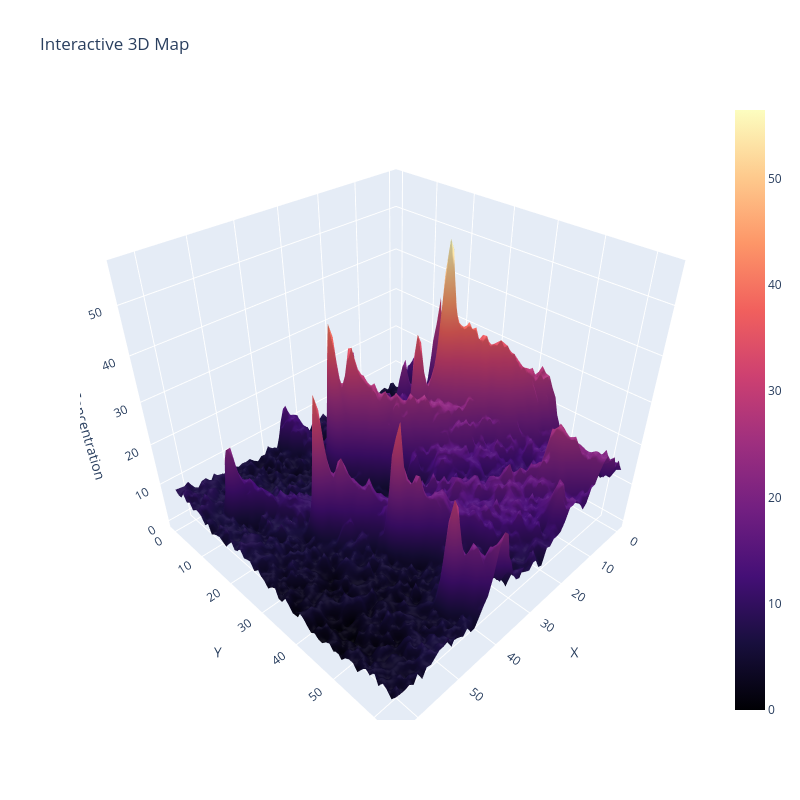
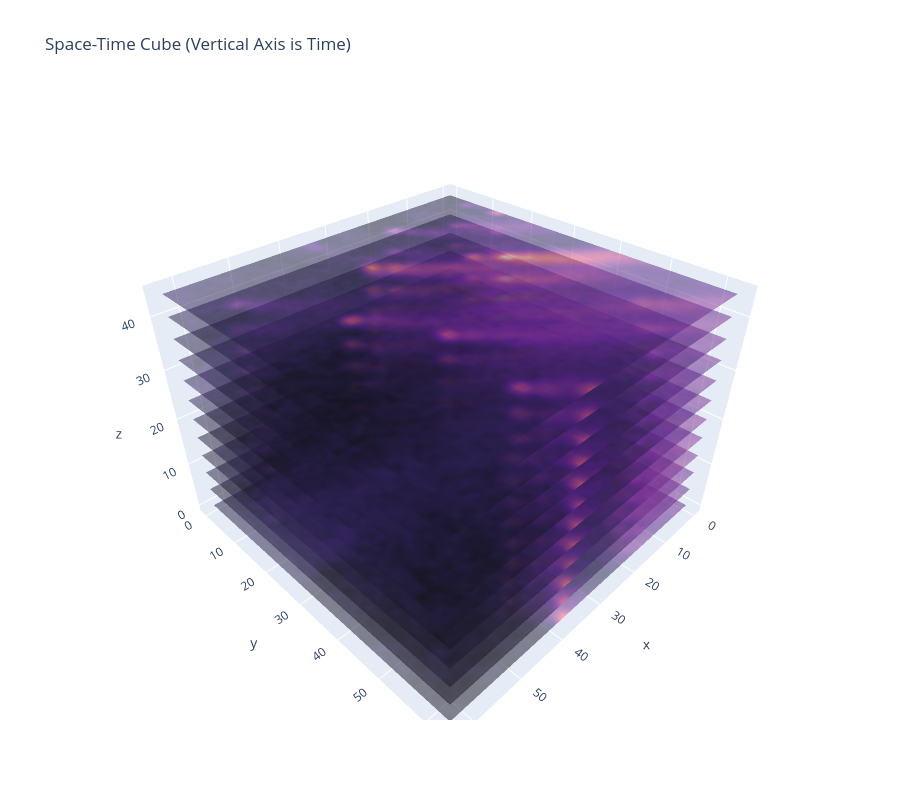

Notebook source saved alongside these figures, in order:
### Markdown cell above
# Generated scenario visualizer logic

### Code cell
from src.pollution_visualizer.engine import DataVisualizer
from src.pollution_visualizer.config import VisConfig

# =================================================================
# 1. VISUAL STYLE FINE-TUNING (VisConfig)
# =================================================================
# Initialize stylistic parameters for high-fidelity reporting
custom_vis_config = VisConfig(
    cmap_main="magma",       # Primary heatmap colormap (options: inferno, viridis, plasma, magma)
    cmap_div="RdBu_r",       # Divergent colormap for residuals and correlations (red/blue)
    sensor_color="#00ffff",  # Cyan marker color for sensor locations
    dpi=120,                 # Resolution for exported graphics
    figsize_std=(12, 6),     # Standard plot aspect ratio
    figsize_square=(8, 8),   # Aspect ratio for spatial heatmaps
    figsize_wide=(18, 5),    # Aspect ratio for long time-series
    title_fontsize=14        # Font size for plot headers
)

# Instantiate the visualization engine
viz = DataVisualizer(custom_vis_config)

# Define dataset path
DATASET_FILE = "data/universal_master_train.h5"

# =================================================================
# 2. BATCH ANALYSIS DISPATCH (analyze method)
# =================================================================

# Comprehensive list of available visualization keys
all_possible_plots = [
    # --- Spatial Metrics ---
    'spatial',        # 2D Heatmap + sensor overlay + wind vector
    'voronoi',        # Sensor coverage zones (Voronoi tessellation)
    'interp',         # Map reconstructed via mathematical interpolation
    'dose',           # Cumulative exposure map (Integral over time)
    'residuals',      # Error map (Ground Truth minus Interpolation)
    
    # --- Temporal Metrics ---
    'trends',         # Global Mean/Min/Max temporal trends
    'ridge',          # Ridge plot (Hourly concentration distribution cascade)
    'diurnal',        # Diurnal pattern analysis (00:00 - 23:00 aggregation)
    'lag',            # Signal delay analysis between sensor nodes
    
    # --- Statistical Metrics ---
    'corr',           # Inter-sensor correlation matrix
    'errors',         # Measurement error distribution (Noise + Drift)
    'wind_rose',      # Concentration dependency on wind direction
    
    # --- 3D & Interactive Modules ---
    '3d',             # Static Matplotlib 3D surface
    'interactive_3d', # Rotatable Plotly 3D map
    'st_cube'         # Space-Time Cube (Vertical Z-axis mapped to Time)
]

print("Starting comprehensive dataset analysis...")

# Execute multi-faceted diagnostic reporting
viz.analyze(
    file_path=DATASET_FILE, 
    scenario_idx=0,           # Target scenario index (0 to NUM_SCENARIOS-1)
    layout_idx=0,             # Sensor topology index (0 to NUM_LAYOUTS-1)
    plots=all_possible_plots,  # Dispatch all visualization modules
    time_range=(0, 72)        # Temporal limit (start_hour, end_hour). None = full range.
)

# =================================================================
# 3. ANIMATION RENDERER (animate method)
# =================================================================

print("\nGenerating GIF animation of pollution dynamics...")

# Export temporal evolution to a GIF file
viz.animate(
    file_path=DATASET_FILE,
    scenario_idx=0,
    output_path="full_simulation_demo.gif",
    fps=12                    # Animation frames per second
)

print("Done! Check your working directory for 'full_simulation_demo.gif'")

### Figure 1 — Plotly figure (JSON) as saved in the notebook; plotly's stock layout.template omitted (floating-point values rounded to 4 significant figures; data arrays with more than 128 entries replaced by an {"elided": "..."} marker saying what was removed)
{"data": [{"colorscale": [[0, "#000004"], [0.1111, "#180f3d"], [0.2222, "#440f76"], [0.3333, "#721f81"], [0.4444, "#9e2f7f"], [0.5556, "#cd4071"], [0.6667, "#f1605d"], [0.7778, "#fd9668"], [0.8889, "#feca8d"], [1, "#fcfdbf"]], "type": "surface", "z": {"elided": "64x64 float values"}}], "layout": {"height": 800, "scene": {"xaxis": {"title": {"text": "X"}}, "yaxis": {"title": {"text": "Y"}}, "zaxis": {"title": {"text": "Concentration"}}}, "title": {"text": "Interactive 3D Map"}, "width": 800}}

### Figure 2 — Plotly figure (JSON) as saved in the notebook; plotly's stock layout.template omitted (floating-point values rounded to 4 significant figures; data arrays with more than 128 entries replaced by an {"elided": "..."} marker saying what was removed)
{"data": [{"colorscale": [[0, "#000004"], [0.1111, "#180f3d"], [0.2222, "#440f76"], [0.3333, "#721f81"], [0.4444, "#9e2f7f"], [0.5556, "#cd4071"], [0.6667, "#f1605d"], [0.7778, "#fd9668"], [0.8889, "#feca8d"], [1, "#fcfdbf"]], "opacity": 0.5, "showscale": false, "surfacecolor": {"elided": "64x64 float values"}, "type": "surface", "x": [0, 1, 2, 3, 4, 5, 6, 7, 8, 9, 10, 11, 12, 13, 14, 15, 16, 17, 18, 19, 20, 21, 22, 23, 24, 25, 26, 27, 28, 29, 30, 31, 32, 33, 34, 35, 36, 37, 38, 39, 40, 41, 42, 43, 44, 45, 46, 47, 48, 49, 50, 51, 52, 53, 54, 55, 56, 57, 58, 59, 60, 61, 62, 63], "y": [0, 1, 2, 3, 4, 5, 6, 7, 8, 9, 10, 11, 12, 13, 14, 15, 16, 17, 18, 19, 20, 21, 22, 23, 24, 25, 26, 27, 28, 29, 30, 31, 32, 33, 34, 35, 36, 37, 38, 39, 40, 41, 42, 43, 44, 45, 46, 47, 48, 49, 50, 51, 52, 53, 54, 55, 56, 57, 58, 59, 60, 61, 62, 63], "z": {"elided": "64x64 int values"}}, {"colorscale": [[0, "#000004"], [0.1111, "#180f3d"], [0.2222, "#440f76"], [0.3333, "#721f81"], [0.4444, "#9e2f7f"], [0.5556, "#cd4071"], [0.6667, "#f1605d"], [0.7778, "#fd9668"], [0.8889, "#feca8d"], [1, "#fcfdbf"]], "opacity": 0.5, "showscale": false, "surfacecolor": {"elided": "64x64 float values"}, "type": "surface", "x": [0, 1, 2, 3, 4, 5, 6, 7, 8, 9, 10, 11, 12, 13, 14, 15, 16, 17, 18, 19, 20, 21, 22, 23, 24, 25, 26, 27, 28, 29, 30, 31, 32, 33, 34, 35, 36, 37, 38, 39, 40, 41, 42, 43, 44, 45, 46, 47, 48, 49, 50, 51, 52, 53, 54, 55, 56, 57, 58, 59, 60, 61, 62, 63], "y": [0, 1, 2, 3, 4, 5, 6, 7, 8, 9, 10, 11, 12, 13, 14, 15, 16, 17, 18, 19, 20, 21, 22, 23, 24, 25, 26, 27, 28, 29, 30, 31, 32, 33, 34, 35, 36, 37, 38, 39, 40, 41, 42, 43, 44, 45, 46, 47, 48, 49, 50, 51, 52, 53, 54, 55, 56, 57, 58, 59, 60, 61, 62, 63], "z": {"elided": "64x64 int values"}}, {"colorscale": [[0, "#000004"], [0.1111, "#180f3d"], [0.2222, "#440f76"], [0.3333, "#721f81"], [0.4444, "#9e2f7f"], [0.5556, "#cd4071"], [0.6667, "#f1605d"], [0.7778, "#fd9668"], [0.8889, "#feca8d"], [1, "#fcfdbf"]], "opacity": 0.5, "showscale": false, "surfacecolor": {"elided": "64x64 float values"}, "type": "surface", "x": [0, 1, 2, 3, 4, 5, 6, 7, 8, 9, 10, 11, 12, 13, 14, 15, 16, 17, 18, 19, 20, 21, 22, 23, 24, 25, 26, 27, 28, 29, 30, 31, 32, 33, 34, 35, 36, 37, 38, 39, 40, 41, 42, 43, 44, 45, 46, 47, 48, 49, 50, 51, 52, 53, 54, 55, 56, 57, 58, 59, 60, 61, 62, 63], "y": [0, 1, 2, 3, 4, 5, 6, 7, 8, 9, 10, 11, 12, 13, 14, 15, 16, 17, 18, 19, 20, 21, 22, 23, 24, 25, 26, 27, 28, 29, 30, 31, 32, 33, 34, 35, 36, 37, 38, 39, 40, 41, 42, 43, 44, 45, 46, 47, 48, 49, 50, 51, 52, 53, 54, 55, 56, 57, 58, 59, 60, 61, 62, 63], "z": {"elided": "64x64 int values"}}, {"colorscale": [[0, "#000004"], [0.1111, "#180f3d"], [0.2222, "#440f76"], [0.3333, "#721f81"], [0.4444, "#9e2f7f"], [0.5556, "#cd4071"], [0.6667, "#f1605d"], [0.7778, "#fd9668"], [0.8889, "#feca8d"], [1, "#fcfdbf"]], "opacity": 0.5, "showscale": false, "surfacecolor": {"elided": "64x64 float values"}, "type": "surface", "x": [0, 1, 2, 3, 4, 5, 6, 7, 8, 9, 10, 11, 12, 13, 14, 15, 16, 17, 18, 19, 20, 21, 22, 23, 24, 25, 26, 27, 28, 29, 30, 31, 32, 33, 34, 35, 36, 37, 38, 39, 40, 41, 42, 43, 44, 45, 46, 47, 48, 49, 50, 51, 52, 53, 54, 55, 56, 57, 58, 59, 60, 61, 62, 63], "y": [0, 1, 2, 3, 4, 5, 6, 7, 8, 9, 10, 11, 12, 13, 14, 15, 16, 17, 18, 19, 20, 21, 22, 23, 24, 25, 26, 27, 28, 29, 30, 31, 32, 33, 34, 35, 36, 37, 38, 39, 40, 41, 42, 43, 44, 45, 46, 47, 48, 49, 50, 51, 52, 53, 54, 55, 56, 57, 58, 59, 60, 61, 62, 63], "z": {"elided": "64x64 int values"}}, {"colorscale": [[0, "#000004"], [0.1111, "#180f3d"], [0.2222, "#440f76"], [0.3333, "#721f81"], [0.4444, "#9e2f7f"], [0.5556, "#cd4071"], [0.6667, "#f1605d"], [0.7778, "#fd9668"], [0.8889, "#feca8d"], [1, "#fcfdbf"]], "opacity": 0.5, "showscale": false, "surfacecolor": {"elided": "64x64 float values"}, "type": "surface", "x": [0, 1, 2, 3, 4, 5, 6, 7, 8, 9, 10, 11, 12, 13, 14, 15, 16, 17, 18, 19, 20, 21, 22, 23, 24, 25, 26, 27, 28, 29, 30, 31, 32, 33, 34, 35, 36, 37, 38, 39, 40, 41, 42, 43, 44, 45, 46, 47, 48, 49, 50, 51, 52, 53, 54, 55, 56, 57, 58, 59, 60, 61, 62, 63], "y": [0, 1, 2, 3, 4, 5, 6, 7, 8, 9, 10, 11, 12, 13, 14, 15, 16, 17, 18, 19, 20, 21, 22, 23, 24, 25, 26, 27, 28, 29, 30, 31, 32, 33, 34, 35, 36, 37, 38, 39, 40, 41, 42, 43, 44, 45, 46, 47, 48, 49, 50, 51, 52, 53, 54, 55, 56, 57, 58, 59, 60, 61, 62, 63], "z": {"elided": "64x64 int values"}}, {"colorscale": [[0, "#000004"], [0.1111, "#180f3d"], [0.2222, "#440f76"], [0.3333, "#721f81"], [0.4444, "#9e2f7f"], [0.5556, "#cd4071"], [0.6667, "#f1605d"], [0.7778, "#fd9668"], [0.8889, "#feca8d"], [1, "#fcfdbf"]], "opacity": 0.5, "showscale": false, "surfacecolor": {"elided": "64x64 float values"}, "type": "surface", "x": [0, 1, 2, 3, 4, 5, 6, 7, 8, 9, 10, 11, 12, 13, 14, 15, 16, 17, 18, 19, 20, 21, 22, 23, 24, 25, 26, 27, 28, 29, 30, 31, 32, 33, 34, 35, 36, 37, 38, 39, 40, 41, 42, 43, 44, 45, 46, 47, 48, 49, 50, 51, 52, 53, 54, 55, 56, 57, 58, 59, 60, 61, 62, 63], "y": [0, 1, 2, 3, 4, 5, 6, 7, 8, 9, 10, 11, 12, 13, 14, 15, 16, 17, 18, 19, 20, 21, 22, 23, 24, 25, 26, 27, 28, 29, 30, 31, 32, 33, 34, 35, 36, 37, 38, 39, 40, 41, 42, 43, 44, 45, 46, 47, 48, 49, 50, 51, 52, 53, 54, 55, 56, 57, 58, 59, 60, 61, 62, 63], "z": {"elided": "64x64 int values"}}, {"colorscale": [[0, "#000004"], [0.1111, "#180f3d"], [0.2222, "#440f76"], [0.3333, "#721f81"], [0.4444, "#9e2f7f"], [0.5556, "#cd4071"], [0.6667, "#f1605d"], [0.7778, "#fd9668"], [0.8889, "#feca8d"], [1, "#fcfdbf"]], "opacity": 0.5, "showscale": false, "surfacecolor": {"elided": "64x64 float values"}, "type": "surface", "x": [0, 1, 2, 3, 4, 5, 6, 7, 8, 9, 10, 11, 12, 13, 14, 15, 16, 17, 18, 19, 20, 21, 22, 23, 24, 25, 26, 27, 28, 29, 30, 31, 32, 33, 34, 35, 36, 37, 38, 39, 40, 41, 42, 43, 44, 45, 46, 47, 48, 49, 50, 51, 52, 53, 54, 55, 56, 57, 58, 59, 60, 61, 62, 63], "y": [0, 1, 2, 3, 4, 5, 6, 7, 8, 9, 10, 11, 12, 13, 14, 15, 16, 17, 18, 19, 20, 21, 22, 23, 24, 25, 26, 27, 28, 29, 30, 31, 32, 33, 34, 35, 36, 37, 38, 39, 40, 41, 42, 43, 44, 45, 46, 47, 48, 49, 50, 51, 52, 53, 54, 55, 56, 57, 58, 59, 60, 61, 62, 63], "z": {"elided": "64x64 int values"}}, {"colorscale": [[0, "#000004"], [0.1111, "#180f3d"], [0.2222, "#440f76"], [0.3333, "#721f81"], [0.4444, "#9e2f7f"], [0.5556, "#cd4071"], [0.6667, "#f1605d"], [0.7778, "#fd9668"], [0.8889, "#feca8d"], [1, "#fcfdbf"]], "opacity": 0.5, "showscale": false, "surfacecolor": {"elided": "64x64 float values"}, "type": "surface", "x": [0, 1, 2, 3, 4, 5, 6, 7, 8, 9, 10, 11, 12, 13, 14, 15, 16, 17, 18, 19, 20, 21, 22, 23, 24, 25, 26, 27, 28, 29, 30, 31, 32, 33, 34, 35, 36, 37, 38, 39, 40, 41, 42, 43, 44, 45, 46, 47, 48, 49, 50, 51, 52, 53, 54, 55, 56, 57, 58, 59, 60, 61, 62, 63], "y": [0, 1, 2, 3, 4, 5, 6, 7, 8, 9, 10, 11, 12, 13, 14, 15, 16, 17, 18, 19, 20, 21, 22, 23, 24, 25, 26, 27, 28, 29, 30, 31, 32, 33, 34, 35, 36, 37, 38, 39, 40, 41, 42, 43, 44, 45, 46, 47, 48, 49, 50, 51, 52, 53, 54, 55, 56, 57, 58, 59, 60, 61, 62, 63], "z": {"elided": "64x64 int values"}}, {"colorscale": [[0, "#000004"], [0.1111, "#180f3d"], [0.2222, "#440f76"], [0.3333, "#721f81"], [0.4444, "#9e2f7f"], [0.5556, "#cd4071"], [0.6667, "#f1605d"], [0.7778, "#fd9668"], [0.8889, "#feca8d"], [1, "#fcfdbf"]], "opacity": 0.5, "showscale": false, "surfacecolor": {"elided": "64x64 float values"}, "type": "surface", "x": [0, 1, 2, 3, 4, 5, 6, 7, 8, 9, 10, 11, 12, 13, 14, 15, 16, 17, 18, 19, 20, 21, 22, 23, 24, 25, 26, 27, 28, 29, 30, 31, 32, 33, 34, 35, 36, 37, 38, 39, 40, 41, 42, 43, 44, 45, 46, 47, 48, 49, 50, 51, 52, 53, 54, 55, 56, 57, 58, 59, 60, 61, 62, 63], "y": [0, 1, 2, 3, 4, 5, 6, 7, 8, 9, 10, 11, 12, 13, 14, 15, 16, 17, 18, 19, 20, 21, 22, 23, 24, 25, 26, 27, 28, 29, 30, 31, 32, 33, 34, 35, 36, 37, 38, 39, 40, 41, 42, 43, 44, 45, 46, 47, 48, 49, 50, 51, 52, 53, 54, 55, 56, 57, 58, 59, 60, 61, 62, 63], "z": {"elided": "64x64 int values"}}, {"colorscale": [[0, "#000004"], [0.1111, "#180f3d"], [0.2222, "#440f76"], [0.3333, "#721f81"], [0.4444, "#9e2f7f"], [0.5556, "#cd4071"], [0.6667, "#f1605d"], [0.7778, "#fd9668"], [0.8889, "#feca8d"], [1, "#fcfdbf"]], "opacity": 0.5, "showscale": false, "surfacecolor": {"elided": "64x64 float values"}, "type": "surface", "x": [0, 1, 2, 3, 4, 5, 6, 7, 8, 9, 10, 11, 12, 13, 14, 15, 16, 17, 18, 19, 20, 21, 22, 23, 24, 25, 26, 27, 28, 29, 30, 31, 32, 33, 34, 35, 36, 37, 38, 39, 40, 41, 42, 43, 44, 45, 46, 47, 48, 49, 50, 51, 52, 53, 54, 55, 56, 57, 58, 59, 60, 61, 62, 63], "y": [0, 1, 2, 3, 4, 5, 6, 7, 8, 9, 10, 11, 12, 13, 14, 15, 16, 17, 18, 19, 20, 21, 22, 23, 24, 25, 26, 27, 28, 29, 30, 31, 32, 33, 34, 35, 36, 37, 38, 39, 40, 41, 42, 43, 44, 45, 46, 47, 48, 49, 50, 51, 52, 53, 54, 55, 56, 57, 58, 59, 60, 61, 62, 63], "z": {"elided": "64x64 int values"}}, {"colorscale": [[0, "#000004"], [0.1111, "#180f3d"], [0.2222, "#440f76"], [0.3333, "#721f81"], [0.4444, "#9e2f7f"], [0.5556, "#cd4071"], [0.6667, "#f1605d"], [0.7778, "#fd9668"], [0.8889, "#feca8d"], [1, "#fcfdbf"]], "opacity": 0.5, "showscale": false, "surfacecolor": {"elided": "64x64 float values"}, "type": "surface", "x": [0, 1, 2, 3, 4, 5, 6, 7, 8, 9, 10, 11, 12, 13, 14, 15, 16, 17, 18, 19, 20, 21, 22, 23, 24, 25, 26, 27, 28, 29, 30, 31, 32, 33, 34, 35, 36, 37, 38, 39, 40, 41, 42, 43, 44, 45, 46, 47, 48, 49, 50, 51, 52, 53, 54, 55, 56, 57, 58, 59, 60, 61, 62, 63], "y": [0, 1, 2, 3, 4, 5, 6, 7, 8, 9, 10, 11, 12, 13, 14, 15, 16, 17, 18, 19, 20, 21, 22, 23, 24, 25, 26, 27, 28, 29, 30, 31, 32, 33, 34, 35, 36, 37, 38, 39, 40, 41, 42, 43, 44, 45, 46, 47, 48, 49, 50, 51, 52, 53, 54, 55, 56, 57, 58, 59, 60, 61, 62, 63], "z": {"elided": "64x64 int values"}}, {"colorscale": [[0, "#000004"], [0.1111, "#180f3d"], [0.2222, "#440f76"], [0.3333, "#721f81"], [0.4444, "#9e2f7f"], [0.5556, "#cd4071"], [0.6667, "#f1605d"], [0.7778, "#fd9668"], [0.8889, "#feca8d"], [1, "#fcfdbf"]], "opacity": 0.5, "showscale": false, "surfacecolor": {"elided": "64x64 float values"}, "type": "surface", "x": [0, 1, 2, 3, 4, 5, 6, 7, 8, 9, 10, 11, 12, 13, 14, 15, 16, 17, 18, 19, 20, 21, 22, 23, 24, 25, 26, 27, 28, 29, 30, 31, 32, 33, 34, 35, 36, 37, 38, 39, 40, 41, 42, 43, 44, 45, 46, 47, 48, 49, 50, 51, 52, 53, 54, 55, 56, 57, 58, 59, 60, 61, 62, 63], "y": [0, 1, 2, 3, 4, 5, 6, 7, 8, 9, 10, 11, 12, 13, 14, 15, 16, 17, 18, 19, 20, 21, 22, 23, 24, 25, 26, 27, 28, 29, 30, 31, 32, 33, 34, 35, 36, 37, 38, 39, 40, 41, 42, 43, 44, 45, 46, 47, 48, 49, 50, 51, 52, 53, 54, 55, 56, 57, 58, 59, 60, 61, 62, 63], "z": {"elided": "64x64 int values"}}], "layout": {"height": 800, "title": {"text": "Space-Time Cube (Vertical Axis is Time)"}, "width": 900}}
